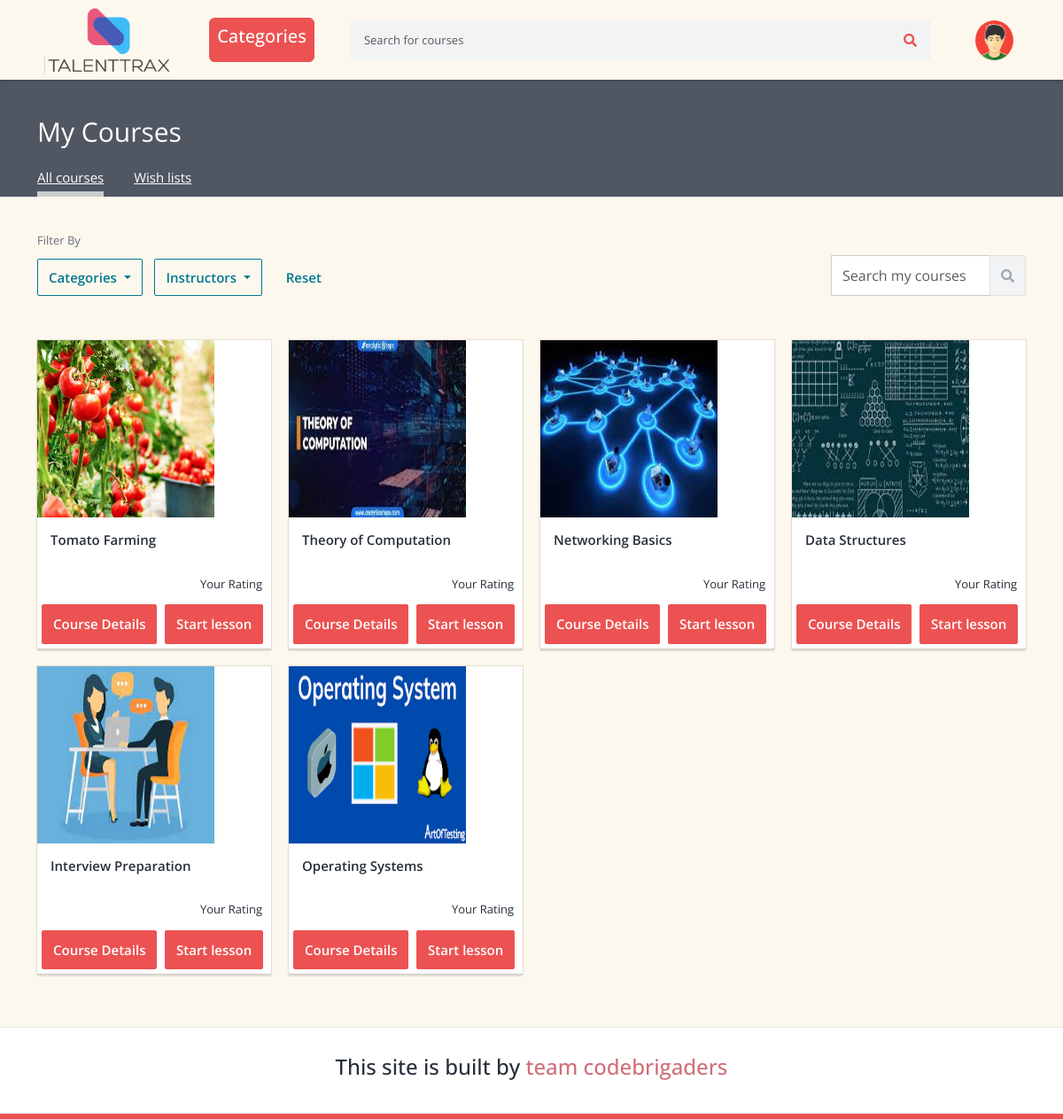
/users/my-courses (signed in), run on the app's committed database.
### talenttrax_/models.py (models this page shows)
class Enroll(models.Model):
    user = models.ForeignKey(User, on_delete=models.CASCADE)
    course = models.ForeignKey(Course, on_delete=models.CASCADE, related_name='enrolls')
    created_at = models.DateTimeField(default=now)
    updated_at = models.DateTimeField(default=now)

### courses/models.py (models this page shows, shortened)
class Course(models.Model):
    title = models.CharField(max_length=200)
    user = models.ForeignKey(User, on_delete=models.CASCADE)
    category = models.ForeignKey(Category, on_delete=models.SET_NULL, null=True)
    slug = models.SlugField(max_length=200, unique=True, primary_key=True, auto_created=False)
    short_description = models.TextField(blank=False, max_length=60)
    description = models.TextField(blank=False)
    outcome = models.CharField(max_length=200)
    requirements = models.CharField(max_length=200)
    language = models.CharField(max_length=200)
    level = models.CharField(max_length=20)
    thumbnail = models.ImageField(upload_to='thumbnails/')
    video_url = models.CharField(max_length=100)
    is_published = models.BooleanField(default=True)
    created_at = models.DateTimeField(default=now)
    updated_at = models.DateTimeField(default=now)

### accounts/views.py (the view)
# urls.py: path('my-courses', views.EnrolledCoursesListView.as_view(), name='enrolled-courses'),
class EnrolledCoursesListView(ListView):
    model = Enroll
    template_name = 'courses/enrolled_courses.html'
    context_object_name = 'enrolls'
    @method_decorator(login_required(login_url=reverse_lazy('accounts:login')))
    def dispatch(self, request, *args, **kwargs):
        return super().dispatch(self.request, *args, **kwargs)
    def get_queryset(self):
        qs = super().get_queryset()
        return qs.select_related('course').filter(user_id=self.request.user.id)
    def get_context_data(self, **kwargs):
        context = super().get_context_data(**kwargs)
        context['categories'] = Category.objects.all()
        return context

### cart/context_processors.py (called while the page is built)
def cart(request):
    return {'cart': Cart(request)}

### courses/context_processors.py (called while the page is built)
def categories_processor(request):
    categories = Category.objects.all()
    return {'categories': categories}

### templates/courses/enrolled_courses.html (shortened to what this page needs)
{% extends 'layouts/base.html' %}
{% load static %}
{% block content %}
    <section class="page-header-area my-course-area">
        <div class="container">
            <div class="row">
                <div class="col">
                    <h1 class="page-title">My Courses</h1>
                    <ul>
                        <li class="active"><a href="">All courses</a></li>
                        <li>
                            <a href="">Wish lists</a>
                        </li>
                    </ul>
                </div>
            </div>
        </div>
    </section>
    <section class="my-courses-area">
        <div class="container">
            <div class="row align-items-baseline">
                <div class="col-lg-6">
                    <div class="my-course-filter-bar filter-box">
                        <span>Filter By</span>
                        <div class="btn-group">
                            <a class="btn btn-outline-secondary dropdown-toggle all-btn" href="#"
                               data-toggle="dropdown">
                                Categories
                            </a>
                        </div>
                        <div class="btn-group">
                            <a class="btn btn-outline-secondary dropdown-toggle" href="#" data-toggle="dropdown">
                                Instructors
                            </a>
                        </div>
                        <div class="btn-group">
                            <a href="" class="btn reset-btn" disabled>Reset</a>
                        </div>
                    </div>
                </div>
                <div class="col-lg-6">
                    <div class="my-course-search-bar">
                        <form action="">
                            <div class="input-group">
                                <input type="text" class="form-control"
                                       placeholder="Search my courses">
                                <div class="input-group-append">
                                    <button class="btn" type="submit"><i class="fas fa-search"></i></button>
                                </div>
                            </div>
                        </form>
                    </div>
                </div>
            </div>
            <div class="row no-gutters" id="my_courses_area">
                {% for enroll in enrolls %}
                    <div class="col-lg-3">
                        <div class="course-box-wrap">
                            <div class="course-box align-items-center">
                                <a href="">
                                    <div class="course-image ">
                                        <img src="{{enroll.course.thumbnail.url}}" alt="" class="img-fluid" style="height: 200px; width: 200px" >
                                    </div>
                                </a>
                                <div class="course-details">
                                    <a href="">
                                        <h5 class="title">{{ enroll.course.title }}</h5>
                                    </a>
                                    <p class="instructors"></p>
                                    <div class="rating your-rating-box"
                                         data-toggle="modal" data-id="{{ enroll.course.id }}"
                                         data-target="#EditRatingModal">
                                        <p class="your-rating-text" id="ratings">
                                            <span class="your">Your</span>
                                            Rating
                                        </p>
                                    </div>
                                </div>
                                <div class="row" style="padding: 5px;">
                                    <div class="col-md-6">
                                        <a href="{% url 'courses:course-details' enroll.course.slug %}" class="btn">Course
                                            Details</a>
                                    </div>
                                    <div class="col-md-6">
                                        <a href="{% url 'accounts:course-lessons' enroll.course.slug %}" class="btn">Start
                                            lesson</a>
                                    </div>
                                </div>
                            </div>
                        </div>
                    </div>
                {% endfor %}
            </div>
        </div>
    </section>
{% endblock %}

### static/frontend/css/style.css (style rules this page uses)
:root { --font-roboto: Roboto; --font-montserrat: Montserrat; --font-montecarlo: MonteCarlo; --font-size-7xl: 26px; --font-size-mini: 15px; --font-size-9xl: 28px; --font-size-lg: 18px; --color-floralwhite: #fdf8ee; --color-chocolate: #ff7426; --color-darkslateblue: #4d2c5e; --color-black: #000; --color-gray-100: #1d1d1d; --color-gray-200: rgba(255, 255, 255, 0.6); --color-gray-300: rgba(255, 255, 255, 0.2); --color-white: #fff; --br-4xl: 23px; }
body { background-color: #fdf8ee; }

### data on the page
Enroll: course.thumbnail (placeholder picture), course "Tomato Farming"
Enroll: course.thumbnail (picture), course "Theory of Computation"
Enroll: course.thumbnail (picture), course "Networking Basics"
Enroll: course.thumbnail (picture), course "Data Structures"
Enroll: course.thumbnail (picture), course "Interview Preparation"
Enroll: course.thumbnail (picture), course "Operating Systems"
